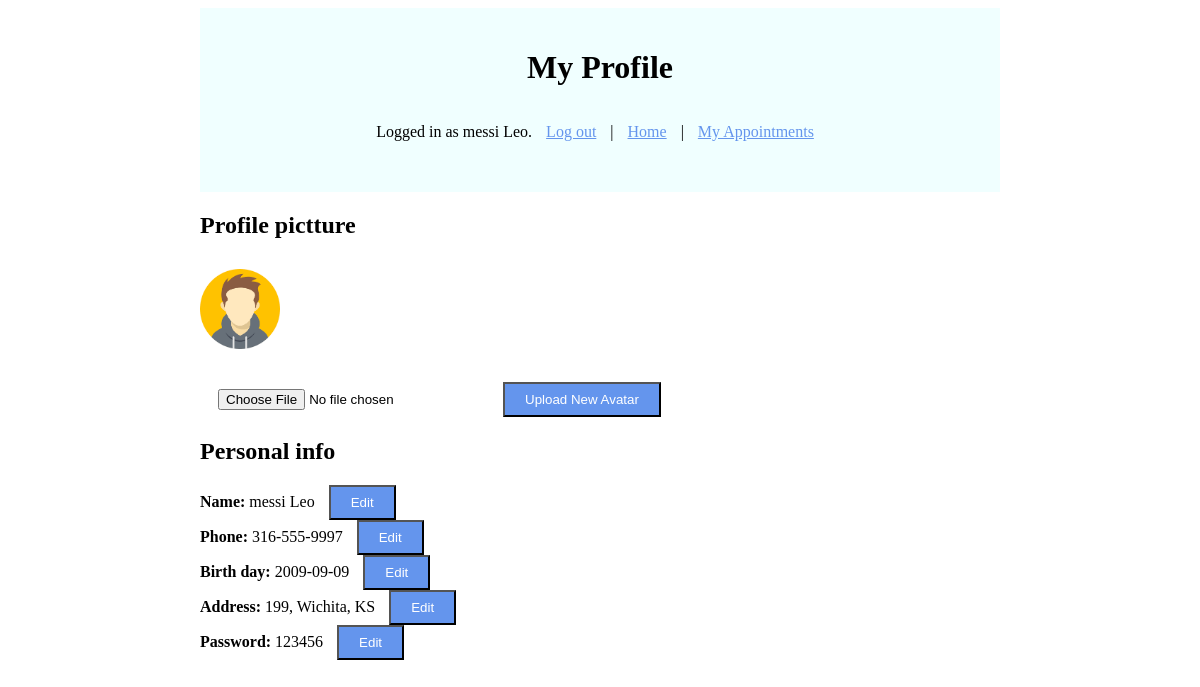
Page /profile (signed in) on the committed database.
### tables this page shows
CREATE TABLE person (
person_id INTEGER PRIMARY KEY,
user_id INTEGER,
role TEXT,
name TEXT,
ssn TEXT UNIQUE,
dob TEXT,
address TEXT,
phone TEXT,
gender TEXT
, avatar TEXT);

CREATE TABLE user (
user_id INTEGER PRIMARY KEY,
password TEXT NOT NULL,
email TEXT NOT NULL
);

### app.py (the view, shortened to what this page needs)
@app.route("/profile", methods=["GET", "POST"])
def profile():
    if not session.get("user_email"):
        return redirect("/login")
    conn = get_db()
    cur = conn.cursor()
    row = cur.execute(
        "SELECT user_id FROM user WHERE email = ?",
        (session["user_email"],)
    ).fetchone()
    user_id = row["user_id"]
    pw = cur.execute("SELECT password FROM user WHERE user_id = ?", (user_id,)).fetchone()
    pw = pw["password"]
    person = cur.execute("SELECT * FROM person WHERE user_id = ?", (user_id,)).fetchone()
    conn.close()
    return render_template("profile.html", person=person, name=session.get("user_name"), password=pw)

### app.py (called while the page is built)
def get_db():
    conn = sqlite3.connect(db)
    conn.row_factory = sqlite3.Row
    return conn

### templates/profile.html (shortened to what this page needs)
{% extends "layout.html" %}
{% block body %}
    <div class="container">
        <div class="box">
            <h1>My Profile</h1>
            <p>Logged in as {{ name }}. <a href="/logout">Log out</a> | <a href="/">Home</a> | <a href="/appointments">My Appointments</a></p>
        </div>
        <h2>Profile pictture</h2>
        {% if person.avatar %}
            <img src="/static/images/{{ person.avatar }}">
        {% else %}
            <img src="/static/images/default-avatar.jpg">
        {% endif %}
        <br><br>
        <form action="/profile" method="post" enctype="multipart/form-data">
            <input type="file" name="avatar" accept="image/*" required>
            <button type="submit">Upload New Avatar</button>
        </form>
        <h2>Personal info</h2>
        <div id ="nameView">
            <strong>Name: </strong> {{ person.name}}
            <button onclick="editProperty('name')">Edit</button>
        </div>
        <div id="phoneView">
            <strong>Phone: </strong>{{ person.phone }}
            <button onclick="editProperty('phone')">Edit</button>
        </div>
        <div id="dobView">
            <strong>Birth day: </strong>{{ person.dob }}
            <button onclick="editProperty('dob')">Edit</button>
        </div>
        <div id="addressView">
            <strong>Address: </strong>{{ person.address }}
            <button onclick="editProperty('address')">Edit</button>
        </div>
        <div id="passwordView">
            <strong>Password: </strong>{{ password }}
            <button onclick="editProperty('password')">Edit</button>
        </div>
    </div>
{% endblock %}

### templates/profile.html (style rules this page uses)
.container { max-width: 800px; margin: 0 auto; }
.box { background: azure; padding: 20px; text-align: center; }
img { max-width: 80px; margin: 10px 0; }
p { padding: 15px 0; }
a { color: cornflowerblue; margin: 0 10px; }
button { background: cornflowerblue; color: white; padding: 8px 20px; cursor: pointer; margin-left: 10px; }
input { padding: 8px; margin: 0 10px; }

### rows in the picture
person: name "messi Leo", avatar (picture), phone "316-555-9997", dob "2009-09-09", address "199, Wichita, KS"
user: password "123456"
